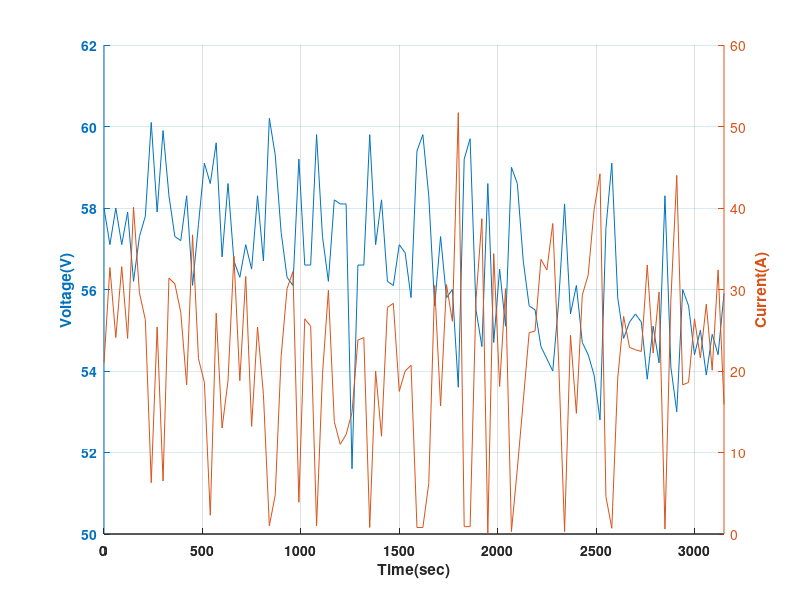

MATLAB code for this plot:
clc;
clear all;
close all;
voltage = [58.0 57.1 58.0 57.1 57.9 56.2 57.3 57.8 60.1 57.9 59.9 58.3 57.3 57.2 58.3 56.1 57.6 59.1 58.6 59.6 56.8 58.6 56.7 56.3 57.1 56.5 58.3 56.7 60.2 59.3 57.4 56.3 56.1 59.2 56.6 56.6 59.8 57.3 56.2 58.2 58.1 58.1 51.6 56.6 56.6 	59.8 57.1 58.2 56.2 56.1 57.1 56.9 55.8 59.4 59.8 58.3 55.6 57.3 55.8 56.0 53.6 59.2 59.7 	55.5 54.6 58.6 54.7 56.5 55.1 59.0 58.6 56.7 55.6 55.5 54.6 54.3 54.0 55.7 58.1 55.4 56.1 	54.7 54.4 53.9 52.8 57.5 59.1 55.8 54.8 55.2 55.4 55.2 53.8 55.1 54.2 58.3 54.1 53.0 56.0 	55.6 54.4 55.0 53.9 54.9 54.4 55.9];
current = [21.0 32.7 24.1 32.8 24.0 40.1 29.6 26.3 06.3 25.4 06.5 31.4 30.7 27.2 18.3 36.7 21.5 18.6 2.3 27.1 13.0 18.8 34.1 18.8 31.6 13.2 25.4 17.1 1.0 4.8 21.8 30.1 32.2 3.9 26.4 25.5 1.0 19.6 29.9 13.8 11.0 12.2 14.9 23.8 24.1 0.8 20.0 	12.0 27.8 28.3 17.5 20.0 20.7 0.8 0.8 6.2 30.5 15.7 30.6 26.1 51.7 0.9 0.9 28.8 38.7 0.1 	34.4 18.1 30.1 0.3 8.0 16.3 24.7 24.9 33.7 32.4 38.1 21.1 0.3 24.4 14.8 29.3 31.8 39.8 	44.2 4.6 0.7 19.1 26.7 22.9 22.6 22.4 33.0 22.2 29.7 0.6 28.7 44.0 18.3 18.6 26.4 21.6 	28.2 20.1 32.4 15.9];
time = 0:30:3150;
hold on
%figure(1)
%plot(time,voltage,time,current,'linewidth',2),xlabel('Time(sec)','FontWeight','bold'),ylabel('Voltage(V)','FontWeight','bold'),grid on,title('Voltage vs Time ','FontWeight','bold'),set(gca,'FontWeight','bold')
[ax,p1,p2] = plotyy(time,voltage,time,current,'plot'),grid on

xlabel(ax(1),'Time(sec)','FontWeight','bold'),set(gca,'FontWeight','bold') % label x-axis
ylabel(ax(1),'Voltage(V)','FontWeight','bold'),set(gca,'FontWeight','bold') % label left y-axis
ylabel(ax(2),'Current(A)','FontWeight','bold'),set(gca,'FontWeight','bold')